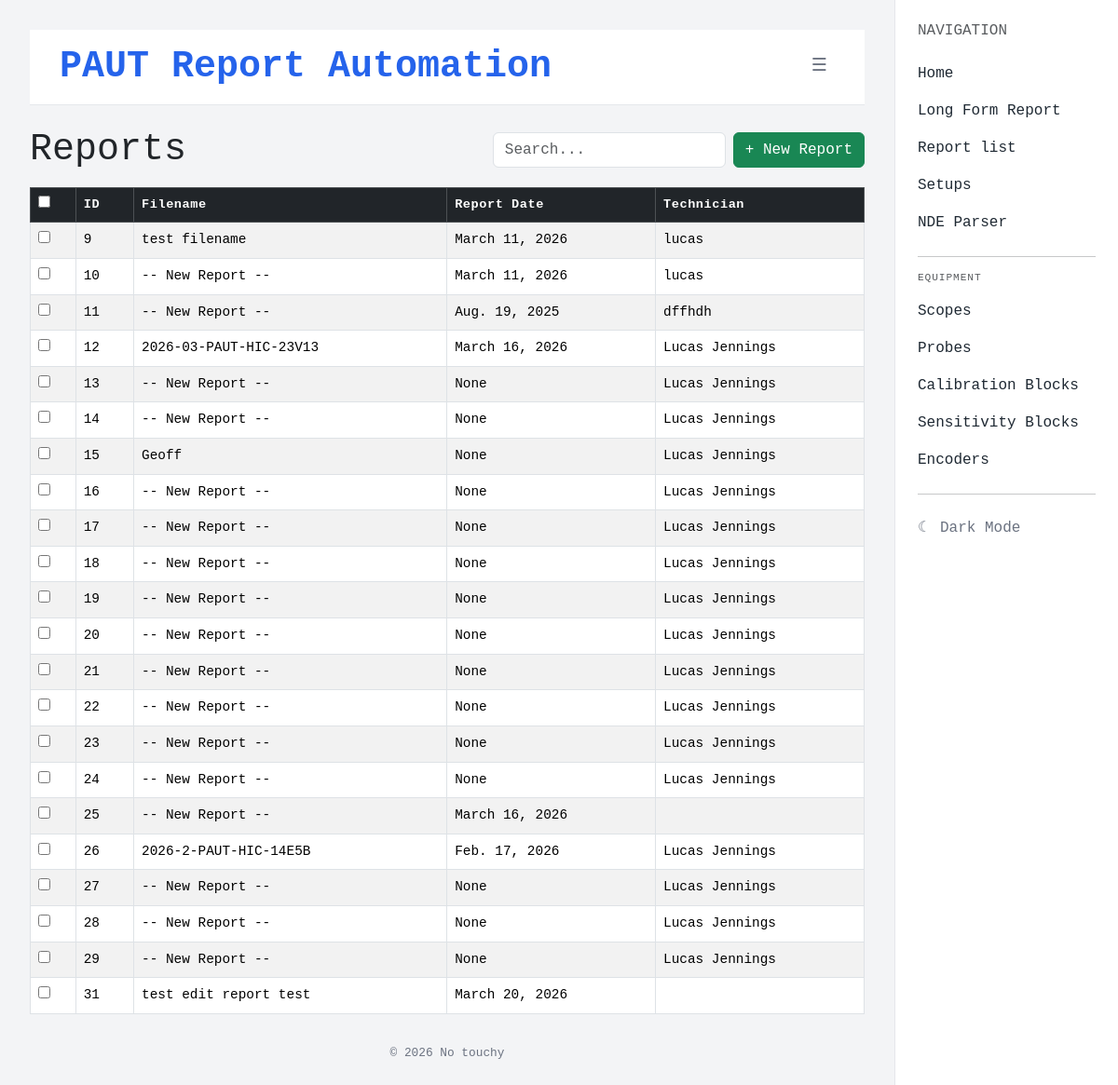
/reports/, run on an earlier commit of the app's database.
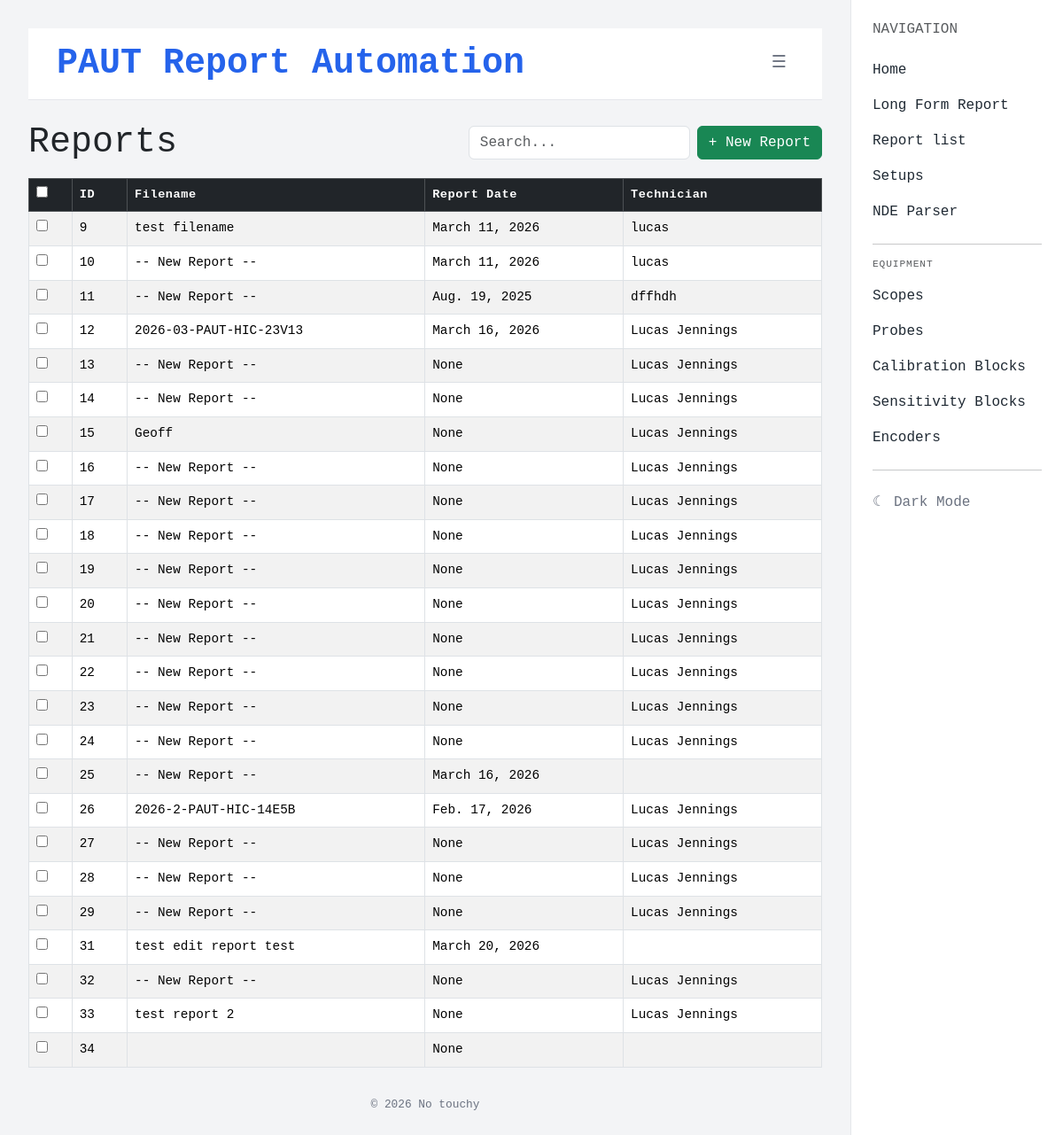
And on a later commit of the database.
### reports/models.py (models this page shows, shortened)
class Report(models.Model):
    document_filename = models.CharField(max_length=200, blank=True)
    document_title = models.TextField(blank=True)
    client = models.CharField(max_length=200, blank=True)
    location = models.CharField(max_length=200, blank=True)
    work_order = models.CharField(max_length=100, blank=True)
    project_number = models.CharField(max_length=100, blank=True)
    report_date = models.DateField(blank=True, null=True)
    test_date = models.DateField(blank=True, null=True)
    project_type = models.CharField(max_length=200, blank=True)
    procedure = models.CharField(max_length=200, blank=True)
    technician_name = models.CharField(max_length=200, blank=True)
    certification = models.CharField(max_length=200, blank=True)
    assistant_name = models.CharField(max_length=200, blank=True)
    assistant_certification = models.CharField(max_length=200, blank=True)
    examination_scope = models.TextField(blank=True)
    executive_summary = models.TextField(blank=True)
    equipment_id = models.CharField(max_length=200, blank=True)
    equipment_overview = models.TextField(blank=True)
    work_scope = models.TextField(blank=True)
    x_axis_reference = models.CharField(max_length=200, blank=True)
    y_axis_reference = models.CharField(max_length=200, blank=True)
    ut_method = models.CharField(max_length=200, blank=True)

### reports/views/reports.py (the view, shortened to what this page needs)
# urls.py: path('reports/', views.report_list, name='report-list'),
def report_list(request):
    reports = Report.objects.all()
    return render(request, 'reports/report_list.html', {'reports': reports})

### reports/templates/reports/report_list.html (shortened to what this page needs)
{% extends "reports/base.html" %}
{% block content %}
{% if reports %}
<form method="post">
<div class="d-flex align-items-center gap-3 mb-3">
    <h1 class="page-title mb-0">Reports</h1>
    <div class="d-flex align-items-center gap-2 ms-auto">
        <input type="text" id="keyword-search" class="form-control" placeholder="Search..." style="width: 250px;">
        <a href="{% url 'new-report' %}" class="btn btn-success">+ New Report</a>
    </div>
</div>
    <div class="table-responsive">
        <table class="table table-bordered table-striped table-hover align-middle setup-table">
            <thead class="table-dark">
                <tr>
                    <th><input type="checkbox" id="select-all"></th>
                    <th class="sortable" data-col="0">ID </th>
                    <th class="sortable" data-col="1">Filename </th>
                    <th class="sortable" data-col="2">Report Date </th>
                    <th class="sortable" data-col="3">Technician </th>
                </tr>
            </thead>
            <tbody>
                {% for report in reports %}
                <tr class="setup-row">
                    <td><input type="checkbox" name="selected_reports" value="{{ report.pk }}" class="row-check"></td>
                    <td>{{ report.pk }}</td>
                    <td>{{ report.document_filename }}</td>
                    <td>{{ report.report_date }}</td>
                    <td>{{ report.technician_name }}</td>
                </tr>
                {% endfor %}
            </tbody>
        </table>
    </div>
</form>
{% else %}
<div class="d-flex align-items-center gap-3 mb-3">
    <h1 class="page-title mb-0">Reports</h1>
    <a href="{% url 'new-report' %}" class="btn btn-success">+ New Report</a>
</div>
<p>No reports found. <a href="{% url 'create-report' %}">Create one.</a></p>
{% endif %}
{% endblock %}

What changed in the data, as far as the page shows it:
added Report: pk "32", document_filename "-- New Report --", report_date "None", technician_name "Lucas Jennings"
added Report: pk "33", document_filename "test report 2", report_date "None", technician_name "Lucas Jennings"
added Report: pk "34", report_date "None"
